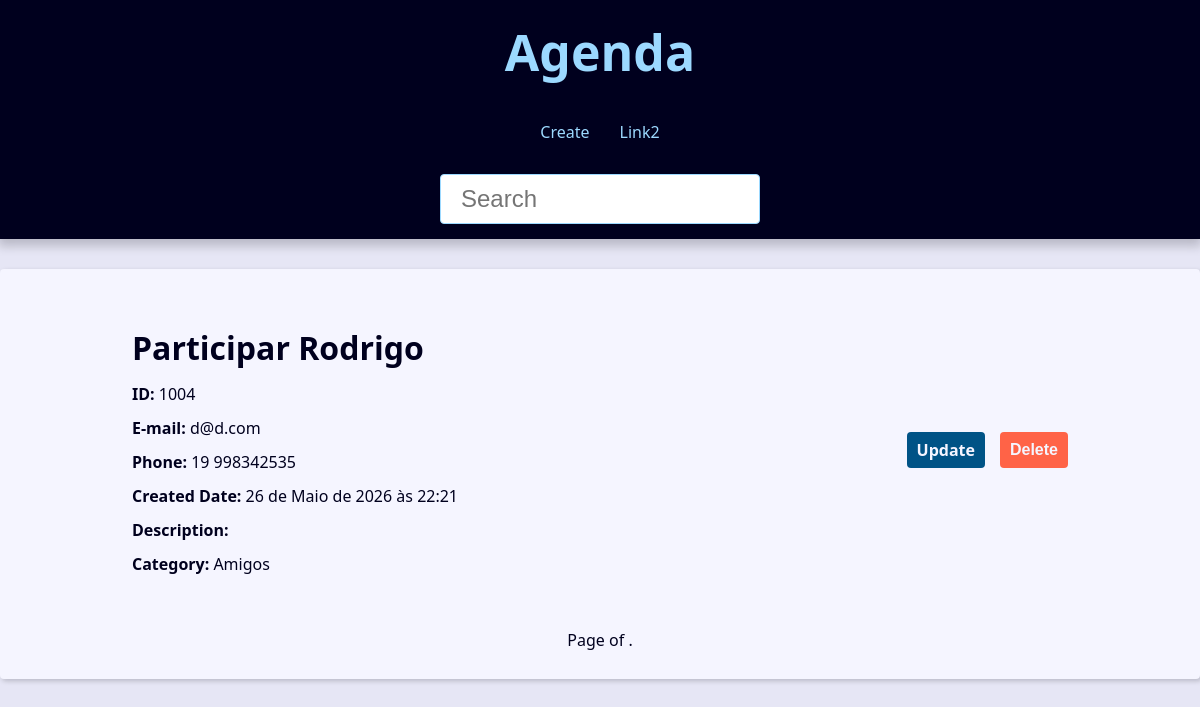
Page /contact/1004/ on the committed database.
### contact/models.py (models this page shows, shortened)
class Contact(models.Model):
    first_name   = models.CharField(max_length=50)
    last_name    = models.CharField(max_length=50, blank=True)
    phone        = models.CharField(max_length=50)
    email        = models.EmailField(max_length=254, blank=True)
    created_date = models.DateTimeField(default=timezone.now)
    description  = models.TextField(blank=True)
    show         = models.BooleanField(default=True)
    picture      = models.ImageField(blank=True, upload_to="pictures/%Y/%m/")
    category = models.ForeignKey(
                        Category,
                        on_delete=models.SET_NULL,
                        blank=True,
                        null=True
    )
    owner = models.ForeignKey(
        User,
        on_delete=models.SET_NULL,
        blank=True, null=True
    )
    class Meta:
        verbose_name = 'Contato'
        verbose_name_plural = 'Contatos'

class Category(models.Model):
    name = models.CharField(max_length=50)
    class Meta:
        verbose_name = 'Categoria'
        verbose_name_plural = 'Categorias'

### contact/views/contact_views.py (the view)
# urls.py: path('contact/<int:contact_id>/', views.contact, name='contact')     ,
def contact(request, contact_id):
    single_contact = Contact.objects.get(pk=contact_id)
    site_title = f'{single_contact.first_name} {single_contact.last_name} - '
    context = {
        'contact': single_contact,
        'site_title': site_title
    }
    return render(
        request,
        'contact/contact.html',
        context
    )

### contact/templates/contact/contact.html (shortened to what this page needs)
{% extends 'global/base.html' %}
{% block content %}
<div class="single-contact">
    <div class="single-contact-content">
        <div class="single-contact-text">
            <h1 class="single-contact-name">
                {{ contact.first_name }} {{ contact.last_name }}
            </h1>
            <p><b>ID: </b> {{ contact.id }} </p>
            <p><b>E-mail: </b> {{ contact.email }} </p>
            <p><b>Phone: </b> {{ contact.phone }} </p>
            <p><b>Created Date:</b> {{ contact.created_date }} </p>
            <p><b>Description: </b> {{ contact.description }} </p>
            <p><b>Category: </b> {{ contact.category.name }}</p>
        </div>
        <div class="contact-links">
            <a class="btn btn-link" href="{% url 'contact:update' contact.id %}">Update</a>
            <form action="{% url 'contact:delete' contact.id %}" method="POST">
                {% if confirmation == 'no' %}
                    <input type="hidden" name="confirmation" value="yes">
                    <button class="btn btn-link btn-delete" type="submit">Confirma?</button>
                {% else %}
                    <button class="btn btn-link btn-delete" type="submit">Delete</button>
                {% endif %}
            </form>
        </div>
    </div>
</div>
{% endblock content %}

### base_static/global/css/style.css (style rules this page uses)
:root { --spacing: 1.5rem; --link-dark-color: rgb(0, 83, 134); --link-light-color: rgb(156, 217, 255); --clr-white: rgb(245, 245, 255); --clr-black: rgb(0, 0, 30); --clr-light-gray: rgb(230, 230, 245); --clr-dark-shadow-5: rgba(0, 0, 10, 5%); --clr-dark-shadow-10: rgba(0, 0, 10, 10%); --clr-dark-shadow-20: rgba(0, 0, 10, 20%); --clr-light-shadow-5: rgba(200, 200, 255, 5%); --clr-light-shadow-10: rgba(200, 200, 255, 10%); --clr-light-shadow-20: rgba(200, 200, 255, 20%); --main-page-width: 120rem; --table-min-width: 60rem; --biggest-font-size: 5rem; --bigger-font-size: 4rem; --big-font-size: 3.2rem; --medium-font-size: 2.4rem; --small-font-size: 1.6rem; --smaller-font-size: 1.4rem; --smallest-font-size: 1.2rem; --transition-fast: 300ms; --transition-medium: 600ms; --transition-slow: 1s; --default-border-radius: 4px; }
*, *::before, *::after { margin: 0; padding: 0; box-sizing: border-box; }
html { font-size: 62.5%; }
body { font-family: system-ui, -apple-system, BlinkMacSystemFont, 'Segoe UI', Roboto, Oxygen, Ubuntu, Cantarell, 'Open Sans', 'Helvetica Neue', sans-serif; line-height: 1.5; font-size: var(--small-font-size); color: var(--clr-black); -webkit-font-smoothing: antialiased; background: var(--clr-light-gray); }
@media (min-width: 600px) { .single-contact { max-width: 80%; margin: calc(var(--spacing) * 2) auto; } }
.single-contact h1 { margin: 1rem 0; }
.single-contact p { margin: 1rem 0; }
.btn { background-color: var(--link-dark-color); color: var(--clr-white); font-weight: bold; border: none; padding: 1rem 2rem; border-radius: var(--default-border-radius); cursor: pointer; transition: filter var(--transition-fast) ease-in-out; }
.single-contact-content { display: flex; align-items: stretch; gap: 40px; flex-wrap: wrap; }
.single-contact-text { flex: 1; min-width: 300px; }
.contact-links { margin-block: calc(var(--small-font-size) * 2); display: flex; align-items: center; gap: 0 var(--spacing); }
.btn-link { font-size: var(--small-font-size); text-decoration: none; font-weight: bold; padding: 1rem; display: block; line-height: var(--small-font-size); }
.btn-delete { background: tomato; }

### rows in the picture
Contact: first_name "Participar", last_name "Rodrigo", id "1004", email "d@d.com", phone "19 998342535", created_date "26 de Maio de 2026 às 22:21", category.name "Amigos"
